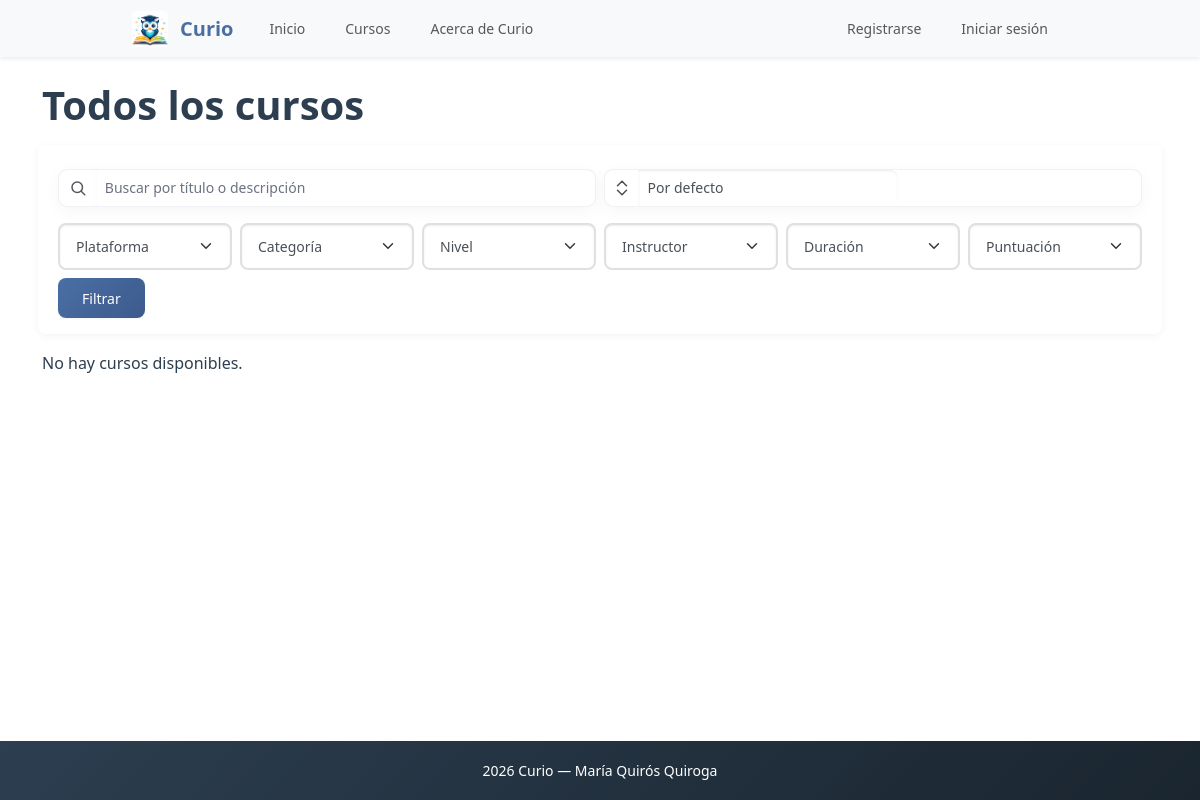
The app's page /courses/, older data.
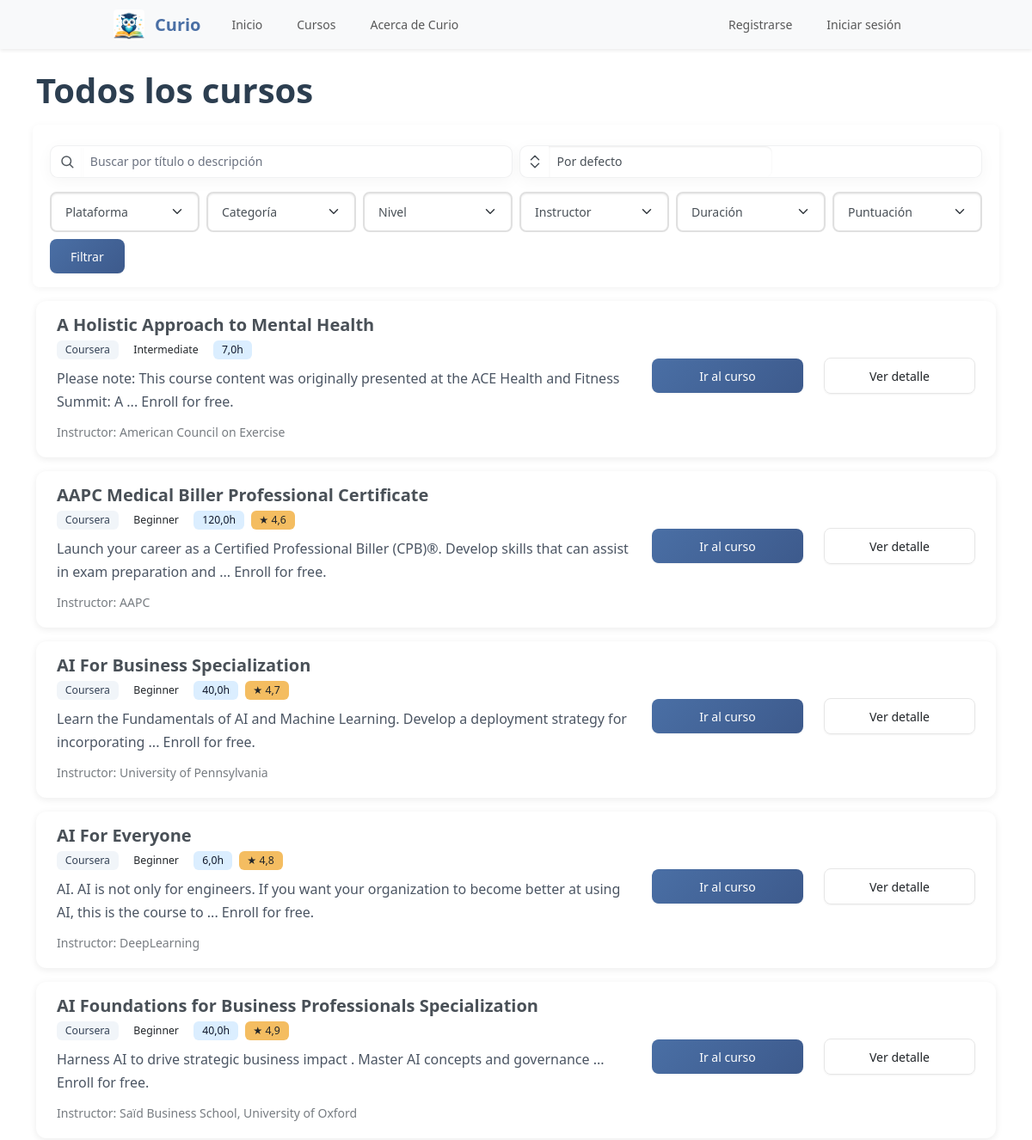
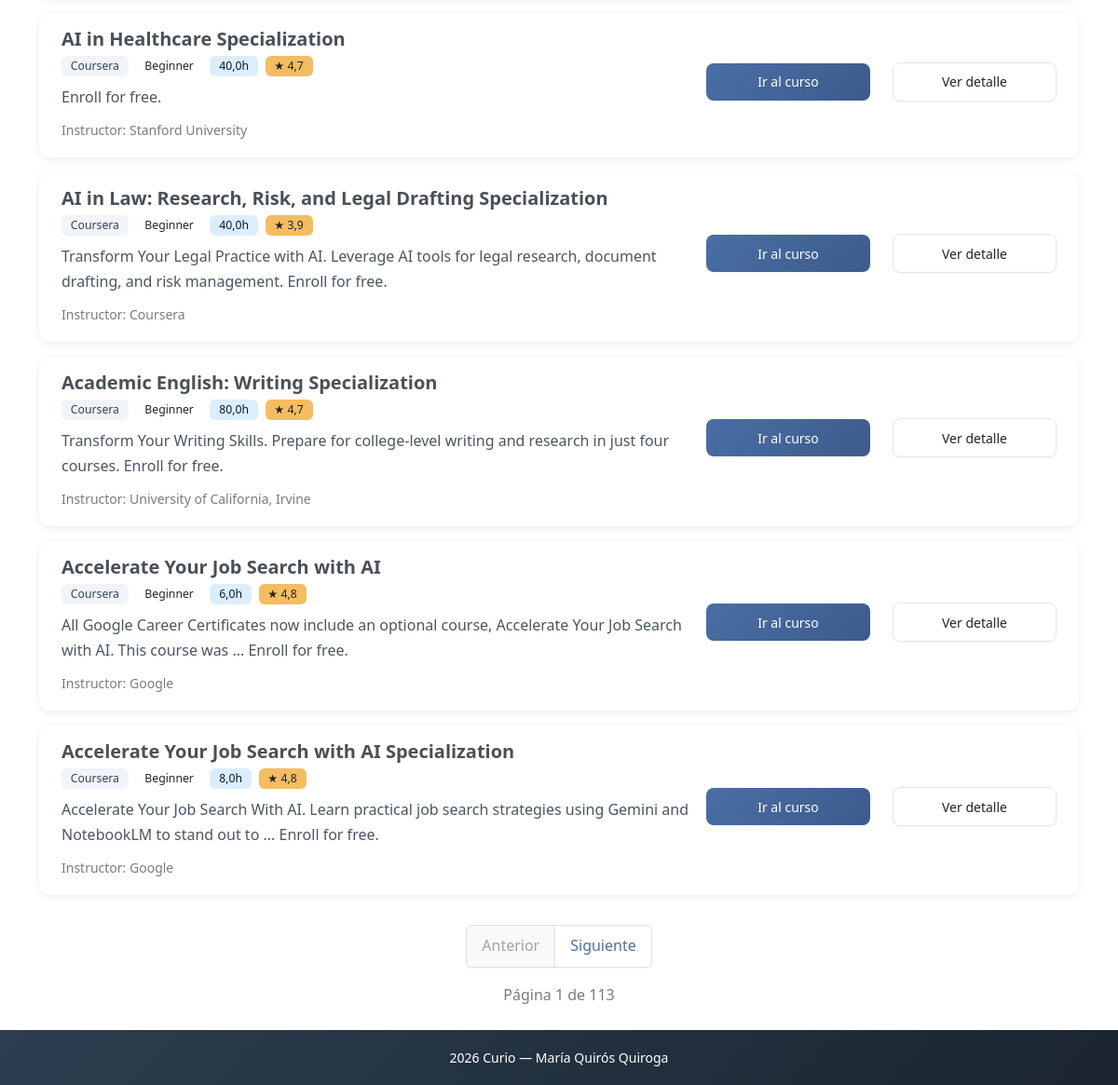
The same page, newer data (2 pictures, top to bottom).
### main/models.py (models this page shows, shortened)
class Course(models.Model):
    LEVEL_CHOICES = [
        ('Beginner', 'Principiante'),
        ('Intermediate', 'Intermedio'),
        ('Advanced', 'Avanzado'),
    ]
    title = models.CharField(max_length=255)
    description = models.TextField(blank=True, null=True)
    platform = models.ForeignKey(Platform, on_delete=models.CASCADE)
    level = models.CharField(max_length=20, choices=LEVEL_CHOICES, blank=True)
    duration = models.FloatField(
        null=True, blank=True, help_text="Approximate duration in hours"
    )
    instructor = models.ForeignKey(Instructor, on_delete=models.SET_NULL, null=True, blank=True)
    rating = models.FloatField(null=True, blank=True,
                               validators=[
                                    MinValueValidator(0.0),
                                    MaxValueValidator(5.0)
                               ],
                               help_text="Rating from 0.0 to 5.0")
    url = models.URLField(unique=True)
    category = models.ForeignKey(Category, on_delete=models.SET_NULL, null=True, blank=True)
    last_scraped = models.DateTimeField()
    class Meta:
        ordering = ["platform", "title"]

class Platform(models.Model):
    name = models.CharField(max_length=100, unique=True)
    def __str__(self):
        return self.name

class Instructor(models.Model):
    name = models.CharField(max_length=255, unique=True)
    def __str__(self):
        return self.name

### main/views.py (the view, shortened to what this page needs)
# urls.py: path('courses/', main_views.all_courses, name='all_courses'),
def all_courses(request):
    base_qs = Course.objects.select_related('platform', 'instructor').all()
    query = request.GET.get('q', '').strip()
    platform_id = request.GET.get('platform', '').strip()
    category_id = request.GET.get('category', '').strip()
    level = request.GET.get('level', '').strip()
    instructor_id = request.GET.get('instructor', '').strip()
    duration = request.GET.get('duration', '').strip()
    rating = request.GET.get('rating', '').strip()
    order = request.GET.get('order', '').strip()
    used_whoosh = False
    urls_order = []
    score_map = {}
    qs = base_qs
    if platform_id and platform_id.isdigit():
        qs = qs.filter(platform__id=int(platform_id))
    if category_id:
        if category_id == 'none':
            qs = qs.filter(category__isnull=True)
        elif category_id.isdigit():
            qs = qs.filter(category__id=int(category_id))
    if level:
        qs = qs.filter(level=level)
    if instructor_id:
        if instructor_id == 'none':
            qs = qs.filter(instructor__isnull=True)
        elif instructor_id.isdigit():
            qs = qs.filter(instructor__id=int(instructor_id))
    duration_map = {
        '<5': Q(duration__lt=5),
        '5-10': Q(duration__gte=5, duration__lte=10),
        '10-50': Q(duration__gt=10, duration__lte=50),
        '>50': Q(duration__gt=50),
    }
    rating_map = {
        '<3': Q(rating__lt=3),
        '3-4': Q(rating__gte=3, rating__lt=4),
        '4-4.5': Q(rating__gte=4, rating__lt=4.5),
        '>4.5': Q(rating__gte=4.5),
    }
    if duration in duration_map:
        qs = qs.filter(duration_map[duration])
    if rating in rating_map:
        qs = qs.filter(rating_map[rating])
    allowed_orders = {
        'title', '-title', 'duration', '-duration', 'rating', '-rating',
        'platform__name', '-platform__name', 'instructor__name', '-instructor__name'
    }
    if order in allowed_orders:
        qs = qs.order_by(order)
    elif query and used_whoosh and urls_order:
        whens = [When(url=u, then=pos) for pos, u in enumerate(urls_order)]
        qs = qs.annotate(search_order=Case(*whens)).order_by('search_order')
    paginator = Paginator(qs, 10)
    page = request.GET.get('page', 1)
    try:
        courses_page = paginator.page(page)
    except (PageNotAnInteger, EmptyPage):
        courses_page = paginator.page(1)
    for c in courses_page.object_list:
        setattr(c, 'search_score', score_map.get(c.url))
    if request.user.is_authenticated:
        for c in courses_page.object_list:
            uc = UserCourse.objects.filter(user=request.user, course=c).first()
            setattr(c, 'is_liked', bool(uc and uc.liked))
            setattr(c, 'is_disliked', bool(uc and uc.disliked))
    else:
        for c in courses_page.object_list:
            setattr(c, 'is_liked', False)
            setattr(c, 'is_disliked', False)
    context = {
        'courses': courses_page,
        'paginator': paginator,
        'platforms': Platform.objects.all(),
        'categories': Category.objects.all(),
        'levels': [lvl[0] for lvl in Course.LEVEL_CHOICES],
        'instructors': Instructor.objects.all(),
        'orders': [
            ('', 'Por defecto'), ('title', 'Título ↑'), ('-title', 'Título ↓'),
            ('duration', 'Duración ↑'), ('-duration', 'Duración ↓'),
            ('rating', 'Puntuación ↑'), ('-rating', 'Puntuación ↓'),
            ('platform__name', 'Plataforma ↑'), ('-platform__name', 'Plataforma ↓'),
            ('instructor__name', 'Instructor ↑'), ('-instructor__name', 'Instructor ↓')
        ],
        'ratings': [('', 'Puntuación'), ('<3', 'Menos de 3'), ('3-4', '3.0 - 3.9'),
                    ('4-4.5', '4.0 - 4.4'), ('>4.5', '4.5 o más')],
        'selected_platform': platform_id,
        'selected_category': category_id,
        'selected_level': level,
        'selected_instructor': instructor_id,
        'selected_duration': duration,
        'selected_rating': rating,
        'selected_order': order,
        'query': query,
    }
    return render(request, 'main/all_courses.html', context)

### templates/main/all_courses.html (shortened to what the changed rows need)
{% extends 'base.html' %}
{% load static %}
{% block content %}
<main class="container py-4">
    <h1 class="mb-4">Todos los cursos</h1>
    <link rel="stylesheet" href="{% static 'css/all_courses.css' %}">
    <form method="get" class="row g-2 mb-3 filters-card p-3 align-items-center">
        <div class="col-12 col-md-6">
        </div>
        <div class="col-12 col-md-6">
        </div>
        <div class="filters-row mt-2">
        </div>
    </form>
    {% if courses and courses.object_list %}
    <div class="row">
        {% for course in courses %}
        <div class="col-12">
            <div class="card mb-3 course-card">
                <div class="card-body d-md-flex justify-content-between align-items-center">
                    <div class="me-3 flex-grow-1">
                        <h5 class="card-title mb-1">{{ course.title }}</h5>
                        <div class="mb-2 meta">
                            <span class="badge badge-muted me-1">{{ course.platform }}</span>
                            {% if course.level %}<span class="badge bg-secondary me-1">{{ course.level }}</span>{% endif %}
                            {% if course.duration %}<span class="badge badge-duration me-1">{{ course.duration }}h</span>{% endif %}
                            {% if course.rating %}
                            <span class="badge bg-warning text-dark">★ {{ course.rating|floatformat:1 }}</span>
                            {% endif %}
                        </div>
                        <p class="card-text course-desc mb-2">{{ course.description|truncatechars:220 }}</p>
                        <div>
                            {% if course.instructor %}<small class="text-muted">Instructor: {{ course.instructor }}</small>{% endif %}
                        </div>
                    </div>
                    <div class="text-md-end mt-3 mt-md-0">
                        <div class="d-flex flex-column align-items-end gap-2 mb-2">
                            <div class="d-flex flex-column flex-md-row align-items-center justify-content-end gap-2">
                                <a href="{{ course.url }}" class="btn btn-sm btn-primary mb-2 mb-md-0 me-md-2" target="_blank" rel="noopener">Ir&nbsp;al&nbsp;curso</a>
                                <a href="{% url 'course_detail' course.id %}" class="btn btn-sm btn-outline-secondary">Ver&nbsp;detalle</a>
                            </div>
                        </div>
                    </div>
                </div>
            </div>
        </div>
        {% endfor %}
    </div>
    {% else %}
    <p>No hay cursos disponibles.</p>
    {% endif %}
    {% if paginator and paginator.num_pages > 1 %}
        <nav aria-label="Pagination" class="mt-3">
            <ul class="pagination justify-content-center">
                {% if courses.has_previous %}
                <li class="page-item">
                    <a class="page-link" href="?{% if query %}q={{ query }}&amp;{% endif %}{% if selected_platform %}platform={{ selected_platform }}&amp;{% endif %}{% if selected_category %}category={{ selected_category }}&amp;{% endif %}{% if selected_level %}level={{ selected_level }}&amp;{% endif %}{% if selected_instructor %}instructor={{ selected_instructor }}&amp;{% endif %}{% if selected_duration %}duration={{ selected_duration }}&amp;{% endif %}{% if selected_rating %}rating={{ selected_rating }}&amp;{% endif %}{% if selected_order %}order={{ selected_order }}&amp;{% endif %}page={{ courses.previous_page_number }}">Anterior</a>
                </li>
                {% else %}
                <li class="page-item disabled"><span class="page-link">Anterior</span></li>
                {% endif %}
                {% if courses.has_next %}
                <li class="page-item">
                    <a class="page-link" href="?page={{ courses.next_page_number }}">Siguiente</a>
                </li>
                {% else %}
                <li class="page-item disabled"><span class="page-link">Siguiente</span></li>
                {% endif %}
            </ul>
        </nav>
        <div class="text-center text-muted mt-2">Página {{ courses.number }} de {{ paginator.num_pages }}</div>
    {% endif %}
</main>
</main>
{% endblock %}

Row changes from the older to the newer data that the page shows:
added Course: title "A Holistic Approach to Mental Health", platform "Coursera", level "Intermediate", duration "7,0", description "Please note: This course content was originally presented at the ACE Health and Fitness Summit: A ... Enroll for free.", instructor "American Council on Exercise"
added Course: title "AAPC Medical Biller Professional Certificate", platform "Coursera", level "Beginner", duration "120,0", rating "4,6", description "Launch your career as a Certified Professional Biller (CPB)®. Develop skills that can assist in exam preparation and ... Enroll for free.", instructor "AAPC"
added Course: title "AI For Business Specialization", platform "Coursera", level "Beginner", duration "40,0", rating "4,7", description "Learn the Fundamentals of AI and Machine Learning. Develop a deployment strategy for incorporating ... Enroll for free.", instructor "University of Pennsylvania"
added Course: title "AI For Everyone", platform "Coursera", level "Beginner", duration "6,0", rating "4,8", description "AI. AI is not only for engineers. If you want your organization to become better at using AI, this is the course to ... Enroll for free.", instructor "DeepLearning"
added Course: title "AI Foundations for Business Professionals Specialization", platform "Coursera", level "Beginner", duration "40,0", rating "4,9", description "Harness AI to drive strategic business impact . Master AI concepts and governance ... Enroll for free.", instructor "Saïd Business School, University of Oxford"
added Course: title "AI in Healthcare Specialization", platform "Coursera", level "Beginner", duration "40,0", rating "4,7", description "Enroll for free.", instructor "Stanford University"
added Course: title "AI in Law: Research, Risk, and Legal Drafting Specialization", platform "Coursera", level "Beginner", duration "40,0", rating "3,9", description "Transform Your Legal Practice with AI. Leverage AI tools for legal research, document drafting, and risk management. Enroll for free.", instructor "Coursera"
added Course: title "Academic English: Writing Specialization", platform "Coursera", level "Beginner", duration "80,0", rating "4,7", description "Transform Your Writing Skills. Prepare for college-level writing and research in just four courses. Enroll for free.", instructor "University of California, Irvine"
added Course: title "Accelerate Your Job Search with AI", platform "Coursera", level "Beginner", duration "6,0", rating "4,8", description "All Google Career Certificates now include an optional course, Accelerate Your Job Search with AI. This course was ... Enroll for free.", instructor "Google"
added Course: title "Accelerate Your Job Search with AI Specialization", platform "Coursera", level "Beginner", duration "8,0", rating "4,8", description "Accelerate Your Job Search With AI. Learn practical job search strategies using Gemini and NotebookLM to stand out to ... Enroll for free.", instructor "Google"
Text that changed along with them:
{{ courses.number }}: (not shown) → "1"
{{ paginator.num_pages }}: (not shown) → "113"
text no longer shown: "No hay cursos disponibles."
text now shown: "Anterior Siguiente Página de"
